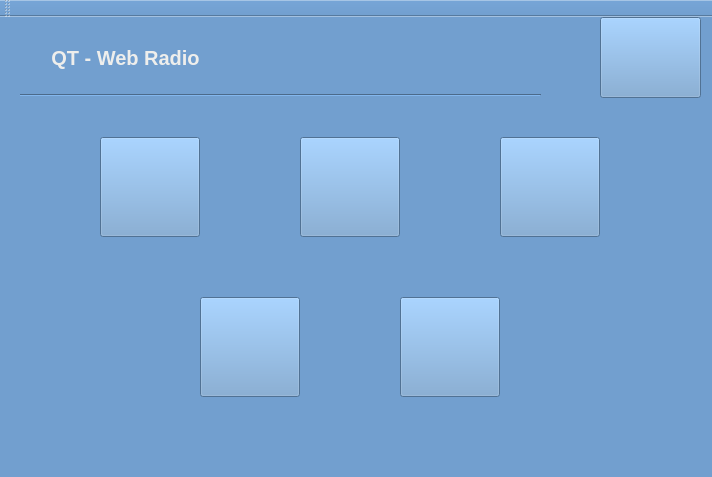
<?xml version="1.0" encoding="UTF-8"?>
<ui version="4.0">
 <class>MainWindow</class>
 <widget class="QMainWindow" name="MainWindow">
  <property name="geometry">
   <rect>
    <x>0</x>
    <y>0</y>
    <width>712</width>
    <height>477</height>
   </rect>
  </property>
  <property name="windowTitle">
   <string>QT - Web Radio</string>
  </property>
  <property name="windowIcon">
   <iconset>
    <normaloff>../webradio.png</normaloff>../webradio.png</iconset>
  </property>
  <property name="styleSheet">
   <string notr="true">background-color: rgb(114, 159, 207);
color: rgb(238, 238, 236);</string>
  </property>
  <widget class="QWidget" name="centralWidget">
   <widget class="QLabel" name="label">
    <property name="geometry">
     <rect>
      <x>20</x>
      <y>20</y>
      <width>211</width>
      <height>41</height>
     </rect>
    </property>
    <property name="sizePolicy">
     <sizepolicy hsizetype="Preferred" vsizetype="Maximum">
      <horstretch>0</horstretch>
      <verstretch>0</verstretch>
     </sizepolicy>
    </property>
    <property name="font">
     <font>
      <pointsize>15</pointsize>
      <weight>75</weight>
      <bold>true</bold>
     </font>
    </property>
    <property name="text">
     <string>QT - Web Radio</string>
    </property>
    <property name="alignment">
     <set>Qt::AlignCenter</set>
    </property>
   </widget>
   <widget class="Line" name="line">
    <property name="geometry">
     <rect>
      <x>20</x>
      <y>70</y>
      <width>521</width>
      <height>16</height>
     </rect>
    </property>
    <property name="orientation">
     <enum>Qt::Horizontal</enum>
    </property>
   </widget>
   <widget class="QPushButton" name="iconApplication">
    <property name="geometry">
     <rect>
      <x>600</x>
      <y>0</y>
      <width>101</width>
      <height>81</height>
     </rect>
    </property>
    <property name="palette">
     <palette>
      <active>
       <colorrole role="WindowText">
        <brush brushstyle="SolidPattern">
         <color alpha="255">
          <red>0</red>
          <green>0</green>
          <blue>0</blue>
         </color>
        </brush>
       </colorrole>
       <colorrole role="Button">
        <brush brushstyle="SolidPattern">
         <color alpha="255">
          <red>243</red>
          <green>243</green>
          <blue>243</blue>
         </color>
        </brush>
       </colorrole>
       <colorrole role="Light">
        <brush brushstyle="SolidPattern">
         <color alpha="255">
          <red>255</red>
          <green>255</green>
          <blue>255</blue>
         </color>
        </brush>
       </colorrole>
       <colorrole role="Midlight">
        <brush brushstyle="SolidPattern">
         <color alpha="255">
          <red>249</red>
          <green>249</green>
          <blue>249</blue>
         </color>
        </brush>
       </colorrole>
       <colorrole role="Dark">
        <brush brushstyle="SolidPattern">
         <color alpha="255">
          <red>121</red>
          <green>121</green>
          <blue>121</blue>
         </color>
        </brush>
       </colorrole>
       <colorrole role="Mid">
        <brush brushstyle="SolidPattern">
         <color alpha="255">
          <red>162</red>
          <green>162</green>
          <blue>162</blue>
         </color>
        </brush>
       </colorrole>
       <colorrole role="Text">
        <brush brushstyle="SolidPattern">
         <color alpha="255">
          <red>0</red>
          <green>0</green>
          <blue>0</blue>
         </color>
        </brush>
       </colorrole>
       <colorrole role="BrightText">
        <brush brushstyle="SolidPattern">
         <color alpha="255">
          <red>255</red>
          <green>255</green>
          <blue>255</blue>
         </color>
        </brush>
       </colorrole>
       <colorrole role="ButtonText">
        <brush brushstyle="SolidPattern">
         <color alpha="255">
          <red>0</red>
          <green>0</green>
          <blue>0</blue>
         </color>
        </brush>
       </colorrole>
       <colorrole role="Base">
        <brush brushstyle="SolidPattern">
         <color alpha="255">
          <red>255</red>
          <green>255</green>
          <blue>255</blue>
         </color>
        </brush>
       </colorrole>
       <colorrole role="Window">
        <brush brushstyle="SolidPattern">
         <color alpha="255">
          <red>243</red>
          <green>243</green>
          <blue>243</blue>
         </color>
        </brush>
       </colorrole>
       <colorrole role="Shadow">
        <brush brushstyle="SolidPattern">
         <color alpha="255">
          <red>0</red>
          <green>0</green>
          <blue>0</blue>
         </color>
        </brush>
       </colorrole>
       <colorrole role="AlternateBase">
        <brush brushstyle="SolidPattern">
         <color alpha="255">
          <red>249</red>
          <green>249</green>
          <blue>249</blue>
         </color>
        </brush>
       </colorrole>
       <colorrole role="ToolTipBase">
        <brush brushstyle="SolidPattern">
         <color alpha="255">
          <red>255</red>
          <green>255</green>
          <blue>220</blue>
         </color>
        </brush>
       </colorrole>
       <colorrole role="ToolTipText">
        <brush brushstyle="SolidPattern">
         <color alpha="255">
          <red>0</red>
          <green>0</green>
          <blue>0</blue>
         </color>
        </brush>
       </colorrole>
       <colorrole role="PlaceholderText">
        <brush brushstyle="SolidPattern">
         <color alpha="128">
          <red>0</red>
          <green>0</green>
          <blue>0</blue>
         </color>
        </brush>
       </colorrole>
      </active>
      <inactive>
       <colorrole role="WindowText">
        <brush brushstyle="SolidPattern">
         <color alpha="255">
          <red>0</red>
          <green>0</green>
          <blue>0</blue>
         </color>
        </brush>
       </colorrole>
       <colorrole role="Button">
        <brush brushstyle="SolidPattern">
         <color alpha="255">
          <red>243</red>
          <green>243</green>
          <blue>243</blue>
         </color>
        </brush>
       </colorrole>
       <colorrole role="Light">
        <brush brushstyle="SolidPattern">
         <color alpha="255">
          <red>255</red>
          <green>255</green>
          <blue>255</blue>
         </color>
        </brush>
       </colorrole>
       <colorrole role="Midlight">
        <brush brushstyle="SolidPattern">
         <color alpha="255">
          <red>249</red>
          <green>249</green>
          <blue>249</blue>
         </color>
        </brush>
       </colorrole>
       <colorrole role="Dark">
        <brush brushstyle="SolidPattern">
         <color alpha="255">
          <red>121</red>
          <green>121</green>
          <blue>121</blue>
         </color>
        </brush>
       </colorrole>
       <colorrole role="Mid">
        <brush brushstyle="SolidPattern">
         <color alpha="255">
          <red>162</red>
          <green>162</green>
          <blue>162</blue>
         </color>
        </brush>
       </colorrole>
       <colorrole role="Text">
        <brush brushstyle="SolidPattern">
         <color alpha="255">
          <red>0</red>
          <green>0</green>
          <blue>0</blue>
         </color>
        </brush>
       </colorrole>
       <colorrole role="BrightText">
        <brush brushstyle="SolidPattern">
         <color alpha="255">
          <red>255</red>
          <green>255</green>
          <blue>255</blue>
         </color>
        </brush>
       </colorrole>
       <colorrole role="ButtonText">
        <brush brushstyle="SolidPattern">
         <color alpha="255">
          <red>0</red>
          <green>0</green>
          <blue>0</blue>
         </color>
        </brush>
       </colorrole>
       <colorrole role="Base">
        <brush brushstyle="SolidPattern">
         <color alpha="255">
          <red>255</red>
          <green>255</green>
          <blue>255</blue>
         </color>
        </brush>
       </colorrole>
       <colorrole role="Window">
        <brush brushstyle="SolidPattern">
         <color alpha="255">
          <red>243</red>
          <green>243</green>
          <blue>243</blue>
         </color>
        </brush>
       </colorrole>
       <colorrole role="Shadow">
        <brush brushstyle="SolidPattern">
         <color alpha="255">
          <red>0</red>
          <green>0</green>
          <blue>0</blue>
         </color>
        </brush>
       </colorrole>
       <colorrole role="AlternateBase">
        <brush brushstyle="SolidPattern">
         <color alpha="255">
          <red>249</red>
          <green>249</green>
          <blue>249</blue>
         </color>
        </brush>
       </colorrole>
       <colorrole role="ToolTipBase">
        <brush brushstyle="SolidPattern">
         <color alpha="255">
          <red>255</red>
          <green>255</green>
          <blue>220</blue>
         </color>
        </brush>
       </colorrole>
       <colorrole role="ToolTipText">
        <brush brushstyle="SolidPattern">
         <color alpha="255">
          <red>0</red>
          <green>0</green>
          <blue>0</blue>
         </color>
        </brush>
       </colorrole>
       <colorrole role="PlaceholderText">
        <brush brushstyle="SolidPattern">
         <color alpha="128">
          <red>0</red>
          <green>0</green>
          <blue>0</blue>
         </color>
        </brush>
       </colorrole>
      </inactive>
      <disabled>
       <colorrole role="WindowText">
        <brush brushstyle="SolidPattern">
         <color alpha="255">
          <red>121</red>
          <green>121</green>
          <blue>121</blue>
         </color>
        </brush>
       </colorrole>
       <colorrole role="Button">
        <brush brushstyle="SolidPattern">
         <color alpha="255">
          <red>243</red>
          <green>243</green>
          <blue>243</blue>
         </color>
        </brush>
       </colorrole>
       <colorrole role="Light">
        <brush brushstyle="SolidPattern">
         <color alpha="255">
          <red>255</red>
          <green>255</green>
          <blue>255</blue>
         </color>
        </brush>
       </colorrole>
       <colorrole role="Midlight">
        <brush brushstyle="SolidPattern">
         <color alpha="255">
          <red>249</red>
          <green>249</green>
          <blue>249</blue>
         </color>
        </brush>
       </colorrole>
       <colorrole role="Dark">
        <brush brushstyle="SolidPattern">
         <color alpha="255">
          <red>121</red>
          <green>121</green>
          <blue>121</blue>
         </color>
        </brush>
       </colorrole>
       <colorrole role="Mid">
        <brush brushstyle="SolidPattern">
         <color alpha="255">
          <red>162</red>
          <green>162</green>
          <blue>162</blue>
         </color>
        </brush>
       </colorrole>
       <colorrole role="Text">
        <brush brushstyle="SolidPattern">
         <color alpha="255">
          <red>121</red>
          <green>121</green>
          <blue>121</blue>
         </color>
        </brush>
       </colorrole>
       <colorrole role="BrightText">
        <brush brushstyle="SolidPattern">
         <color alpha="255">
          <red>255</red>
          <green>255</green>
          <blue>255</blue>
         </color>
        </brush>
       </colorrole>
       <colorrole role="ButtonText">
        <brush brushstyle="SolidPattern">
         <color alpha="255">
          <red>121</red>
          <green>121</green>
          <blue>121</blue>
         </color>
        </brush>
       </colorrole>
       <colorrole role="Base">
        <brush brushstyle="SolidPattern">
         <color alpha="255">
          <red>243</red>
          <green>243</green>
          <blue>243</blue>
         </color>
        </brush>
       </colorrole>
       <colorrole role="Window">
        <brush brushstyle="SolidPattern">
         <color alpha="255">
          <red>243</red>
          <green>243</green>
          <blue>243</blue>
         </color>
        </brush>
       </colorrole>
       <colorrole role="Shadow">
        <brush brushstyle="SolidPattern">
         <color alpha="255">
          <red>0</red>
          <green>0</green>
          <blue>0</blue>
         </color>
        </brush>
       </colorrole>
       <colorrole role="AlternateBase">
        <brush brushstyle="SolidPattern">
         <color alpha="255">
          <red>243</red>
          <green>243</green>
          <blue>243</blue>
         </color>
        </brush>
       </colorrole>
       <colorrole role="ToolTipBase">
        <brush brushstyle="SolidPattern">
         <color alpha="255">
          <red>255</red>
          <green>255</green>
          <blue>220</blue>
         </color>
        </brush>
       </colorrole>
       <colorrole role="ToolTipText">
        <brush brushstyle="SolidPattern">
         <color alpha="255">
          <red>0</red>
          <green>0</green>
          <blue>0</blue>
         </color>
        </brush>
       </colorrole>
       <colorrole role="PlaceholderText">
        <brush brushstyle="SolidPattern">
         <color alpha="128">
          <red>0</red>
          <green>0</green>
          <blue>0</blue>
         </color>
        </brush>
       </colorrole>
      </disabled>
     </palette>
    </property>
    <property name="text">
     <string/>
    </property>
    <property name="icon">
     <iconset>
      <normaloff>../webradio.png</normaloff>../webradio.png</iconset>
    </property>
    <property name="iconSize">
     <size>
      <width>80</width>
      <height>80</height>
     </size>
    </property>
    <property name="shortcut">
     <string>Return</string>
    </property>
   </widget>
   <widget class="QPushButton" name="buttonCherieFM">
    <property name="geometry">
     <rect>
      <x>100</x>
      <y>120</y>
      <width>100</width>
      <height>100</height>
     </rect>
    </property>
    <property name="text">
     <string/>
    </property>
    <property name="icon">
     <iconset>
      <normaloff>../Cherie-FM.png</normaloff>../Cherie-FM.png</iconset>
    </property>
    <property name="iconSize">
     <size>
      <width>100</width>
      <height>100</height>
     </size>
    </property>
   </widget>
   <widget class="QPushButton" name="buttonNRJ">
    <property name="geometry">
     <rect>
      <x>300</x>
      <y>120</y>
      <width>100</width>
      <height>100</height>
     </rect>
    </property>
    <property name="text">
     <string/>
    </property>
    <property name="icon">
     <iconset>
      <normaloff>../NRJ.png</normaloff>../NRJ.png</iconset>
    </property>
    <property name="iconSize">
     <size>
      <width>100</width>
      <height>100</height>
     </size>
    </property>
   </widget>
   <widget class="QPushButton" name="buttonFG">
    <property name="geometry">
     <rect>
      <x>500</x>
      <y>120</y>
      <width>100</width>
      <height>100</height>
     </rect>
    </property>
    <property name="text">
     <string/>
    </property>
    <property name="icon">
     <iconset>
      <normaloff>../Radio-FG.png</normaloff>../Radio-FG.png</iconset>
    </property>
    <property name="iconSize">
     <size>
      <width>100</width>
      <height>100</height>
     </size>
    </property>
   </widget>
   <widget class="QPushButton" name="buttonRFM">
    <property name="geometry">
     <rect>
      <x>200</x>
      <y>280</y>
      <width>100</width>
      <height>100</height>
     </rect>
    </property>
    <property name="text">
     <string/>
    </property>
    <property name="icon">
     <iconset>
      <normaloff>../RFM.png</normaloff>../RFM.png</iconset>
    </property>
    <property name="iconSize">
     <size>
      <width>100</width>
      <height>100</height>
     </size>
    </property>
   </widget>
   <widget class="QPushButton" name="buttonVoltage">
    <property name="geometry">
     <rect>
      <x>400</x>
      <y>280</y>
      <width>100</width>
      <height>100</height>
     </rect>
    </property>
    <property name="text">
     <string/>
    </property>
    <property name="icon">
     <iconset>
      <normaloff>../Voltage.png</normaloff>../Voltage.png</iconset>
    </property>
    <property name="iconSize">
     <size>
      <width>100</width>
      <height>100</height>
     </size>
    </property>
   </widget>
  </widget>
  <widget class="QToolBar" name="mainToolBar">
   <attribute name="toolBarArea">
    <enum>TopToolBarArea</enum>
   </attribute>
   <attribute name="toolBarBreak">
    <bool>false</bool>
   </attribute>
  </widget>
  <widget class="QStatusBar" name="statusBar"/>
 </widget>
 <layoutdefault spacing="6" margin="11"/>
 <resources/>
 <connections/>
</ui>
